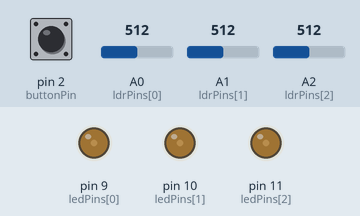
The sketch below on a simulated Arduino Uno, built with avr-gcc and run on an emulated ATmega328P. Parts: output pins drawn as LEDs (lit = HIGH). The inputs (shaded band) are chosen by the test bench; at power-on: A0 (ldrPins[0]) = 512, pin 2 (buttonPin) HIGH, A1 (ldrPins[1]) = 512, A2 (ldrPins[2]) = 512. What the sketch prints to the serial monitor is not drawn.

Above: at 1.2 s.
1.3 s: A0 (ldrPins[0]) set to 486
At 1.9 s:
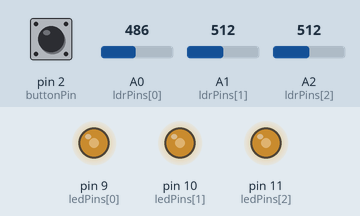
2.8 s: pin 2 (buttonPin) pulled LOW for 0.15 s
At 3.04 s:
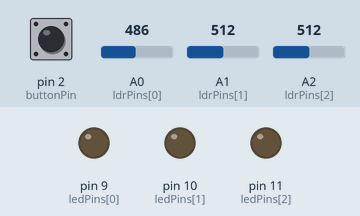
4.6 s: A0 (ldrPins[0]) set to 111
At 5.8 s:
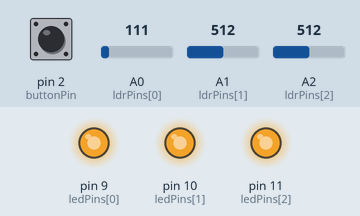
6.1 s: A0 (ldrPins[0]) set to 89
At 6.4 s:
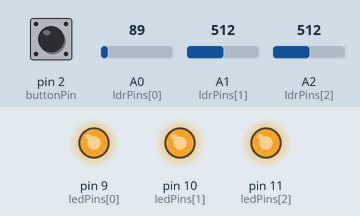
9.1 s: A0 (ldrPins[0]) set to 510
At 10.3 s:
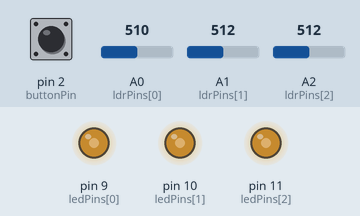
10.6 s: pin 2 (buttonPin) pulled LOW for 1 s
At 11.6 s:
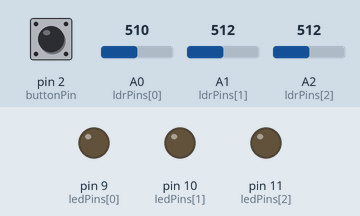
Timing chart, 0 to 13.6 s (numbered marks = the images above; inputs shaded):
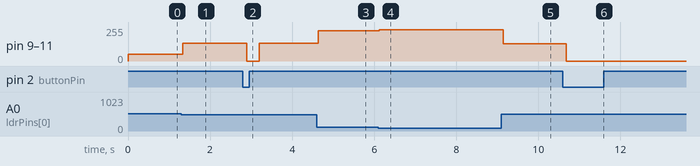

Measured:
- the behaviour switches between 500 and 499 on A0 (ldrPins[0]) (found by bisection; images 0 and 1)
- after the input at 1.3 s, pin 9 (ledPins[0]), pin 10 (ledPins[1]), pin 11 (ledPins[2]): 50/255 → 135/255 at once
- after the input at 2.8 s, pin 9 (ledPins[0]), pin 10 (ledPins[1]), pin 11 (ledPins[2]): 135/255 → 0/255 after 0.10 s, → 134/255 0.30 s later
- after the input at 4.6 s, pin 9 (ledPins[0]), pin 10 (ledPins[1]), pin 11 (ledPins[2]): 134/255 → 228/255 at once
- after the input at 6.1 s, pin 9 (ledPins[0]), pin 10 (ledPins[1]), pin 11 (ledPins[2]): 228/255 → 233/255 at once
- after the input at 9.1 s, pin 9 (ledPins[0]), pin 10 (ledPins[1]), pin 11 (ledPins[2]): 233/255 → 128/255 after 0.05 s
- after the input at 10.6 s, pin 9 (ledPins[0]), pin 10 (ledPins[1]), pin 11 (ledPins[2]): 128/255 → 0/255 after 0.08 s

The sketch:

Smart_Lighting.ino
```cpp
int ldrPins[3] = {A0, A1, A2};  // 光敏
int ledPins[3] = {9, 10, 11};  // LED (PWM)
int sensorValue[3] = {0};  // 光敏電阻數值
int buttonPin = 2;  // 按鈕
bool justEntered = false;  // 判斷是否剛進入該模式
int baseline[3] = {0};  // 紀錄基準光值

int mode = 0;  // 當前模式
bool lastButtonState = HIGH;  // 前一次的按鈕狀態

// 初始化設定
void setup()
{
  // put your setup code here, to run once:
  for (int i = 0; i < 3; i++)
  {
    pinMode(ledPins[i], OUTPUT);  // 將 LED 腳位設為輸出
  }
  pinMode(buttonPin, INPUT_PULLUP);  // 將按鈕腳位設為輸入
  Serial.begin(9600);  // 初始化序列通訊，速率為 9600 bps
}

// 主程式
void loop()
{
  // put your main code here, to run repeatedly:
  // 按鈕切換模式
  bool buttonState = digitalRead(buttonPin);  // 讀取按鍵的狀態
  if (lastButtonState == HIGH && buttonState == LOW)
  {
    mode++;
    if (mode > 2) mode = 0;  // 三種模式循環
    Serial.print("切換到模式 ");
    Serial.println(mode + 1);
    justEntered = true;  // 標記「剛進入模式」
    delay(50); // 防止按鈕抖動 (Debounce)
  }
  lastButtonState = buttonState;  // 更新前一次的按鈕狀態

  // 序列埠輸入切換模式
  if (Serial.available())
  {
    String command = Serial.readStringUntil('\n');  // 讀取指令
    command.trim();  // 去掉多餘的換行/空白

    if (command == "1")
    {
      mode = 0;
      justEntered = true;  // 標記「剛進入模式」
    }
    else if (command == "2")
    {
      mode = 1;
      justEntered = true;  // 標記「剛進入模式」
    }
    else if (command == "3")
    {
      mode = 2;
      justEntered = true;  // 標記「剛進入模式」
    }
  }

  if (mode == 0)  // 進入模式1
  {
    mode_1();
  }
  else if (mode == 1)  // 進入模式2
  {
    mode_2();
  }
  else if (mode == 2)  // 進入模式3
  {
    mode_3();
  }
}

// 模式1
void mode_1()
{
  if (justEntered)
  {
    for(int i = 0; i < 3; i++)
    {
      analogWrite(ledPins[i], 0);  // LED 歸 0
    }
    delay(300);  // 只在第一次進模式時等一下，作為進模式後的緩衝時間
    justEntered = false;
  }

  sensorValue[0] = analogRead(ldrPins[0]);  // 讀取類比輸入的值會得到 0 ~ 1023

  // 印出相對數值
  Serial.print("A0");
  Serial.print("的周圍亮度： ");
  Serial.println(sensorValue[0]);

  if(sensorValue[0] < 400)
  {
    for(int i = 0; i < 3; i++)
    {
      analogWrite(ledPins[i], 255);  // 將結果用 PWM 的方式輸出給 LED ，改變亮度
    }
  }
  else if(sensorValue[0] < 500)
  {
    for(int i = 0; i < 3; i++)
    {
      analogWrite(ledPins[i], 135);  // 將結果用 PWM 的方式輸出給 LED ，改變亮度
    }
  }
  else if(sensorValue[0] < 600)
  {
    for(int i = 0; i < 3; i++)
    {
      analogWrite(ledPins[i], 50);  // 將結果用 PWM 的方式輸出給 LED ，改變亮度
    }
  }
  else
  {
    for(int i = 0; i < 3; i++)
    {
      analogWrite(ledPins[i], 0);  // 將結果用 PWM 的方式輸出給 LED ，改變亮度
    }
  }
}

// 模式2
void mode_2()
{
  if (justEntered)
  {
    for(int i = 0; i < 3; i++)
    {
      analogWrite(ledPins[i], 0);  // LED 歸 0
    }
    delay(300);  // 只在第一次進模式時等一下，作為進模式後的緩衝時間
    justEntered = false;
  }

  sensorValue[0] = analogRead(ldrPins[0]);  // 讀取類比輸入的值會得到 0 ~ 1023

  // 印出相對數值
  Serial.print("A0");
  Serial.print("的周圍亮度： ");
  Serial.println(sensorValue[0]);

  int brightness = map(sensorValue[0],0,1023,0,255);  // 將 0 ~ 1023 轉化成 0 ~ 255
  for(int i = 0; i < 3; i++)
  {
    analogWrite(ledPins[i], 255 - brightness);  // 將結果用 PWM 的方式輸出給 LED ，改變亮度
  }
}

// 模式3
void mode_3()
{
  if (justEntered)
  {
    for (int i = 0; i < 3; i++)
    {
      baseline[i] = analogRead(ldrPins[i]); // 以目前周圍亮度設定基準亮度
      analogWrite(ledPins[i], 0);  // LED 歸 0
    }
    delay(300);  // 只在第一次進模式時等一下，作為進模式後的緩衝時間
    justEntered = false;
  }

  int count = 0;  // 計算幾個光敏電阻被按下
  bool push[3] = {false};  // 紀錄哪個光敏電阻被按下

  for(int i = 0; i < 3; i++)
  {
    sensorValue[i] = analogRead(ldrPins[i]);  // 讀取類比輸入的值會得到 0 ~ 1023

    // 印出相對數值
    Serial.print("A");
    Serial.print(i);
    Serial.print("的周圍亮度： ");
    Serial.println(sensorValue[i]);

    if (sensorValue[i] < baseline[i] - 100)  // 視為被按下
    {
      push[i] = true;
      count++;
    }
  }

  for(int i = 0; i < 3; i++)
  {
    if(push[i] == true)
    {
      if(count == 1)
      {
        analogWrite(ledPins[i], 255);  // 將結果用 PWM 的方式輸出給 LED ，改變亮度
      }
      else if(count == 2)
      {
        analogWrite(ledPins[i], 135);  // 將結果用 PWM 的方式輸出給 LED ，改變亮度
      }
      else if(count == 3)
      {
        analogWrite(ledPins[i], 50);  // 將結果用 PWM 的方式輸出給 LED ，改變亮度
      }
    }
    else
    {
      analogWrite(ledPins[i], 0);  // 將結果用 PWM 的方式輸出給 LED ，改變亮度
    }
  }
}
```
